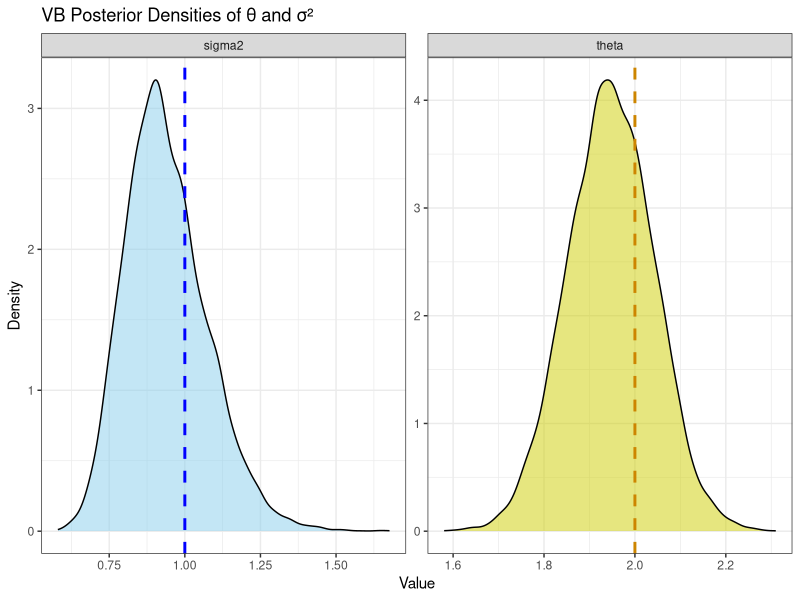

R code for this plot:
### ---- Variational Bayes for Normal Model (Example 2) ----
rm(list=ls())
set.seed(9)

# --- Generate data ---
n <- 100
theta_true <- 2
sigma2_true <- 1
y <- rnorm(n, mean = theta_true, sd = sqrt(sigma2_true))

# --- Prior parameters ---
tau2 <- 100         # prior variance for theta
a0 <- 0.01            # IG prior shape
b0 <- 0.01            # IG prior scale

# --- Initialize VB parameters ---
mu <- 0
lambda <- 1
tilde_a <- a0
tilde_b <- b0

max_iter <- 2000
tol <- 1e-8

# --- Coordinate Ascent Variational Inference ---
for (iter in 1:max_iter) {
  
  mu_old <- mu
  lambda_old <- lambda
  tb_old <- tilde_b
  
  # update q(theta)
  lambda <- n * (tilde_a / tilde_b) + 1/tau2
  mu <- ( (tilde_a / tilde_b) * sum(y) ) / lambda
  
  # update q(sigma^2)
  tilde_a <- a0 + n/2
  tilde_b <- b0 + 0.5 * sum( (y - mu)^2 + 1/lambda )
  
  # convergence check
  if (max(abs(mu - mu_old), abs(lambda - lambda_old), abs(tilde_b - tb_old)) < tol)
    break
}
print(iter) # convergence check stop here



# --- Optional: Draw posterior samples from q* (if you want to plot later) ---
S <- 10000
theta_samples <- rnorm(S, mean = mu, sd = sqrt(1/lambda))
sigma2_samples <- 1 / rgamma(S, shape = tilde_a, rate = tilde_b)




library(ggplot2)

library(ggplot2)
library(dplyr)

# Prepare data in long format
df <- data.frame(
  value = c(theta_samples, sigma2_samples),
  parameter = rep(c("theta", "sigma2"), each = length(theta_samples))
)

# True values
true_vals <- data.frame(
  parameter = c("theta", "sigma2"),
  true = c(theta_true, sigma2_true)
)

# Plot with facets
p_facet <- ggplot(df, aes(x = value, fill = parameter)) +
  geom_density(alpha = 0.5) +
  geom_vline(data = true_vals, aes(xintercept = true, color = parameter),
             linetype = "dashed", size = 1) +
  facet_wrap(~parameter, scales = "free") +
  scale_fill_manual(values = c("skyblue", "yellow3")) +
  scale_color_manual(values = c("blue", "orange3")) +
  labs(title = "VB Posterior Densities of θ and σ²",
       x = "Value", y = "Density") +
  theme_bw() +
  theme(legend.position = "none")

print(p_facet)
